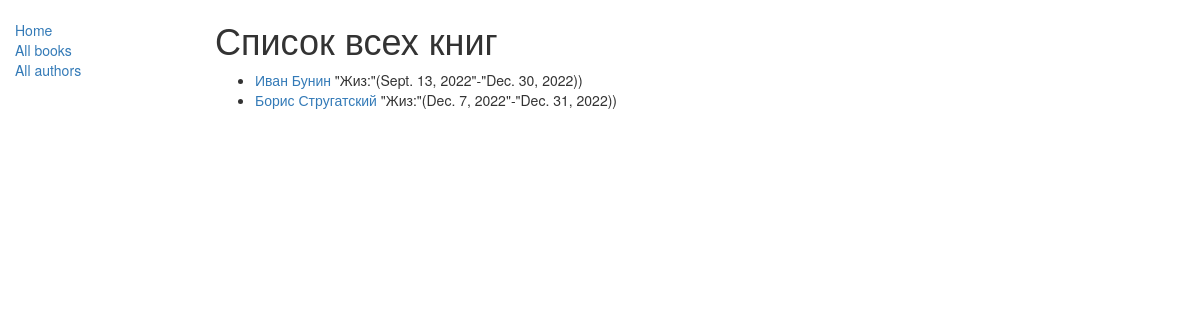
Screenshot of /catalog/authors/ with the database file from the repository.
### catalog/models.py (models this page shows, shortened)
class Author(models.Model):
    first_name = models.CharField(max_length=100)
    last_name = models.CharField(max_length=100)
    date_of_birth = models.DateField(null=True, blank=True)
    date_of_death = models.DateField('Died', null=True, blank=True)
    def get_absolute_url(self):
        return reverse('author-detail', args=[str(self.id)])
    class Meta:  # Обратите внимание, что если вы не определяете порядок выдачи данных (в вашем отображении, или в модели), то сервер разработки "выкинет" сообщения об ошибках
        ordering = ['last_name'] #/locallibrary/catalog/templates/catalog/book_detail.html

### catalog/views.py (the view)
class AuthorListView(generic.ListView): # создает клас для передаыи всех через url
    model = Author # object_list ИЛИ author_list формируются тут

### catalog/templates/catalog/author_list.html
{% extends "base_generic.html" %}
{% block content %}
    <h1>Список всех книг</h1>
    {% if author_list %}
    <ul>
      {% for author in author_list %}
      <li>
        <a href="{{ author.get_absolute_url }}">{{ author.first_name }} {{ author.last_name }}</a> "Жиз:"({{author.date_of_birth }}"-"{{author.date_of_death }}))
      </li>
      {% endfor %}
    </ul>
    {% else %}
      <p>Список авторов пуст нет.</p>
    {% endif %}
{% endblock %}

### rows the page displays
Author: first_name "Иван", last_name "Бунин", date_of_birth "Sept. 13, 2022", date_of_death "Dec. 30, 2022"
Author: first_name "Борис", last_name "Стругатский", date_of_birth "Dec. 7, 2022", date_of_death "Dec. 31, 2022"
